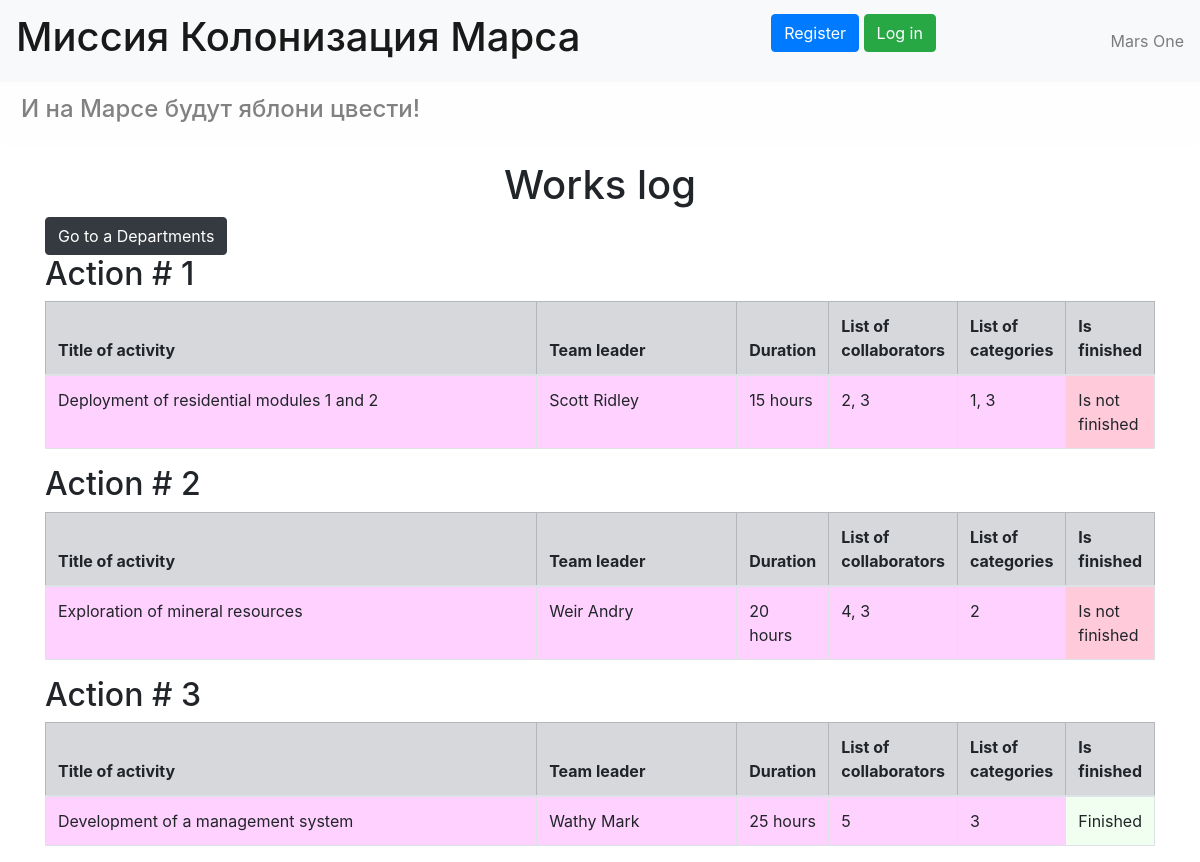
The page / on the database its author committed.
### data/jobs.py (models this page shows)
class Jobs(SqlAlchemyBase, SerializerMixin):
    __tablename__ = 'jobs'
    id = sqlalchemy.Column(sqlalchemy.Integer,
                           primary_key=True, autoincrement=True)
    team_leader_id = sqlalchemy.Column(sqlalchemy.Integer, sqlalchemy.ForeignKey("users.id"))
    team_leader = orm.relation('User')
    job = sqlalchemy.Column(sqlalchemy.String, nullable=True)
    work_size = sqlalchemy.Column(sqlalchemy.Integer, nullable=True)
    collaborators = sqlalchemy.Column(sqlalchemy.String, nullable=True)
    start_date = sqlalchemy.Column(sqlalchemy.String, nullable=True)
    end_date = sqlalchemy.Column(sqlalchemy.String, nullable=True)
    is_finished = sqlalchemy.Column(sqlalchemy.Boolean, nullable=True)
    categories_id = sqlalchemy.Column(sqlalchemy.String, nullable=True)
    categories = orm.relation("Category",
                              secondary="association",
                              backref="jobs")

### data/users.py (models this page shows, shortened)
class User(SqlAlchemyBase, UserMixin, SerializerMixin):
    __tablename__ = 'users'
    id = sqlalchemy.Column(sqlalchemy.Integer,
                           primary_key=True, autoincrement=True)
    surname = sqlalchemy.Column(sqlalchemy.String, nullable=True)
    name = sqlalchemy.Column(sqlalchemy.String, nullable=True)
    age = sqlalchemy.Column(sqlalchemy.Integer, nullable=True)
    position = sqlalchemy.Column(sqlalchemy.String, nullable=True)
    speciality = sqlalchemy.Column(sqlalchemy.String, nullable=True)
    address = sqlalchemy.Column(sqlalchemy.String, nullable=True)
    email = sqlalchemy.Column(sqlalchemy.String, unique=True, nullable=True)
    city_from = sqlalchemy.Column(sqlalchemy.String, unique=True, nullable=True)
    hashed_password = sqlalchemy.Column(sqlalchemy.String, nullable=True)
    modified_date = sqlalchemy.Column(sqlalchemy.DateTime, default=datetime.datetime.now)

### main.py (the view)
@app.route('/')
def index():
    session = db_session.create_session()
    jobs = session.query(Jobs)
    return render_template('index.html', jobs=jobs)

### data/db_session.py (called while the page is built)
def create_session() -> Session:
    global __factory
    return __factory()

### templates/index.html (shortened to what this page needs)
{% extends "base.html" %}
{% block content %}
<h1>Works log</h1>
<a class="btn btn-dark" href="/departments">Go to a Departments</a>
 <br>
{% for job in jobs %}
    <h2>Action # {{job.id}}</h2>
    <table class="table table-bordered">
        <thead>
        <tr class="table-secondary">
            <th>Title of activity</th>
            <th width="200px">Team leader</th>
            <th width="70px">Duration</th>
            <th width="50px">List of collaborators</th>
            <th width="50px">List of categories</th>
            <th width="50px">Is finished</th>
        </tr>
        </thead>
        <tbody>
        <tr>
            <td class="purple">{{job.job}}</td>
            <td class="purple" width="200px">{{job.team_leader.surname}} {{job.team_leader.name}}</td>
            <td class="purple" width="70px">{{job.work_size}} hours</td>
            <td class="purple" width="20px">{{job.collaborators}}</td>
            <td class="purple" width="20px">{{job.categories_id}}</td>
            {%if job.is_finished%}
            <td class="green" width="50px">Finished</td>
            {% else %}
            <td class="pig" width="50px">Is not finished </td>
            {% endif %}
        </tr>
        </tbody>
    </table>
{% endfor %}
{% endblock %}

### static/css/style.css (style rules this page uses)
h1 { text-align: center; }
.purple { background-color: #FED1FF; }
.pig { background-color: #FFCBDB; }
.green { background-color: #F0FFF0; }

### rows shown on the page
Jobs: id "1", job "Deployment of residential modules 1 and 2", team_leader.surname "Scott", team_leader.name "Ridley", work_size "15", collaborators "2, 3", categories_id "1, 3", is_finished "Is not finished"
Jobs: id "2", job "Exploration of mineral resources", team_leader.surname "Weir", team_leader.name "Andry", work_size "20", collaborators "4, 3", categories_id "2", is_finished "Is not finished"
Jobs: id "3", job "Development of a management system", team_leader.surname "Wathy", team_leader.name "Mark", work_size "25", collaborators "5", categories_id "3", is_finished "Finished"
